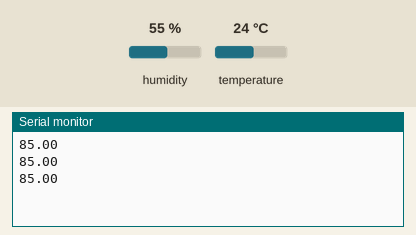
This sketch was run on a simulated Arduino Uno, built with avr-gcc and run on an emulated ATmega328P. Parts: the last lines printed to the serial monitor. The inputs (shaded band) are chosen by the test bench; at power-on: humidity 55 %, temperature 24 °C.

Above: at 2.8 s.
2.9 s: humidity set to 22 %
At 5.5 s:
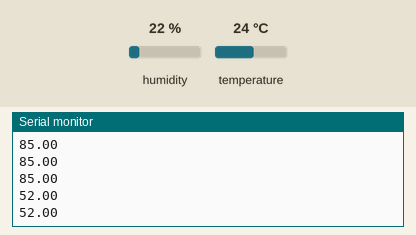
5.6 s: humidity set to 40 %
At 6.9 s:
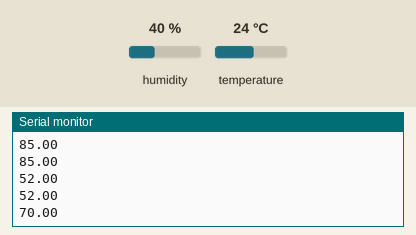
Timing chart, 0 to 8.6 s (numbered marks = the images above; inputs shaded):
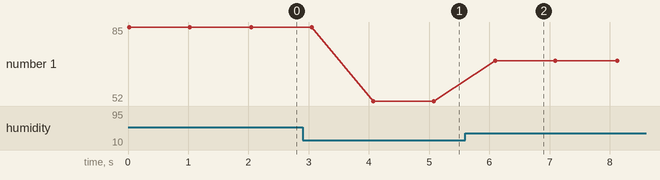

The sketch:

DHT11-API.ino
```cpp
#include "DHT.h"  //importa biblioteca
#define TIPO_SENSOR DHT11          // define tipo de sensor usado
const int PINO_SENSOR_DHT11 = A0;  //define o local de saida/entrada do sinal analogico

DHT sensorDHT(PINO_SENSOR_DHT11, TIPO_SENSOR);

void setup() {         //inicia configuração de porta de transmissão serial (bits por segundo)
  Serial.begin(9600);  //indica que a porta de transmissão serial pode funcionar e indica o seu valor de transferência em bits por segundo
  sensorDHT.begin();   //indica que o componente pode funcionar
}

void loop() {           //inicia definições das ações que ficarão em looping
  float umidade = sensorDHT.readHumidity();//define variavel que irá receber os valores de umidade do sensor

  if (isnan(umidade)) {         //inicia processo de validação onde as condições são, se umidade e temperatura não for numero
    Serial.println("Erro ao ler os dados do sensor");  //emite mensagem de erro para caso a validação seja true

  } else {
    //se validação for false, emite os textos a seguir:
    umidade += 30;
    Serial.println(umidade);
  }
  delay(1000);  //define intervalo em milesegundos (ms), entre um looping e outro
}
```

Measured:
- after the input at 2.9 s, the serial monitor: prints a new line after 1.2 s (image 1)
- after the input at 5.6 s, the serial monitor: prints a new line after 0.50 s (image 2)
- plotted number 1: 85 → 52 after the input at 2.9 s, 52 → 70 after the input at 5.6 s
